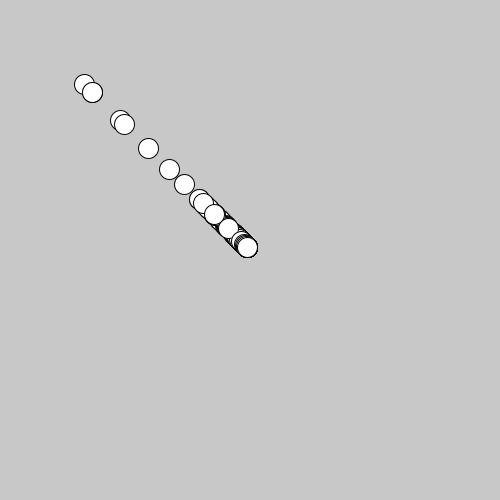
Frame 1 (no input)
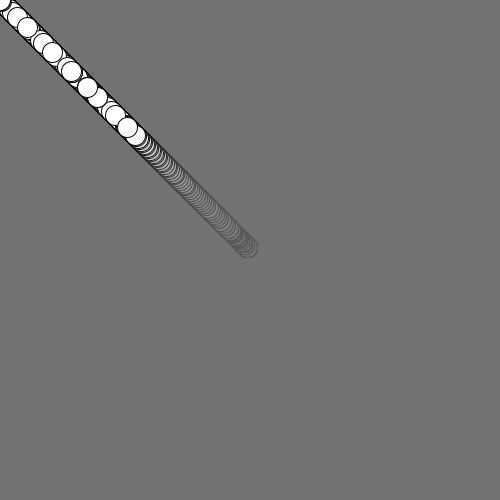
Frame 60 (the mouse pressed at the canvas centre just before this capture)
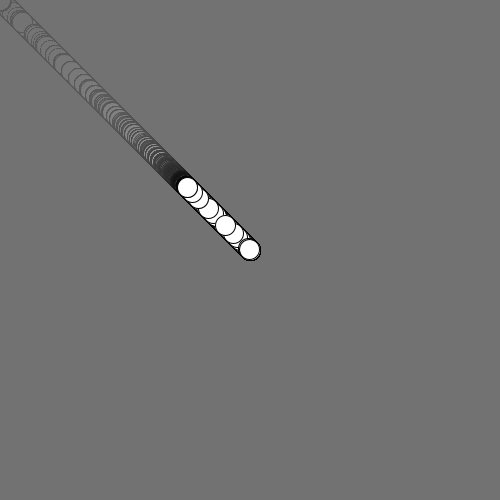
Frame 120 (the mouse held since frame 60 and released just before this capture)

The Processing sketch that drew these frames (run headless with seeded random() and noise(); from frame 60 on, the mouse is pressed at the canvas centre):

// Processing sketch: sketch_140628
// ── sketch_140628.pde
class Ball
{
  float x;
  float y;
  
  float vx, vy;
  
  float a;
  
  Ball(){
   //x = random(width);
   //y = random(height);
   x = width / 2;
   y = height / 2;
   vx = vy = 0;
   a = 1/random(100);
  }
  
  void draw(){
    ellipse(x, y, 20, 20);
  }
  /*
  void moveLeft(){
    x--;
    if(x < 0){
     x = width; 
    }
  }*/
  void updata(){
    
    //moveLeft();
    //moveLeft();
    //moveLeft();
    //x = mouseX;
    //y = mouseY;
    vx = a * (mouseX - x);
    vy = a * (mouseY - y);
    x += vx;
    y += vy;
    
    
  }
}

Ball b1, b2;
ArrayList<Ball> balls;

void setup(){
  size(500, 500);
  balls = new ArrayList<Ball>();
  for(int i = 0; i < 200; i++){
   Ball b = new Ball();
   balls.add(b); 
  }
}

void draw(){
  //background(0);
  noStroke();
  fill(100, 100, 100, 10);
  rect(0, 0, width, height);
  stroke(1);
  fill(255);
  int n = balls.size();
  for(int i = 0; i < n; i++){
   Ball b = balls.get(i);
   b.updata();
   b.draw(); 
  }
}
